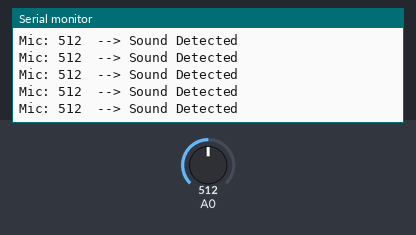
The sketch below on a simulated Arduino Uno, built with avr-gcc and run on an emulated ATmega328P. Parts: the last lines printed to the serial monitor. The inputs (shaded band) are chosen by the test bench; at power-on: A0 = 512.

Above: at 1.2 s.
1.3 s: A0 set to 357
At 1.31 s:
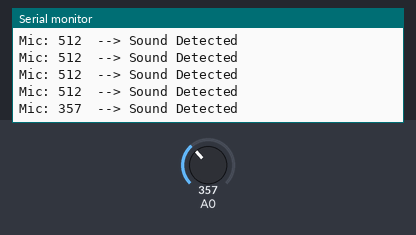
2.8 s: A0 set to 341
At 2.82 s:
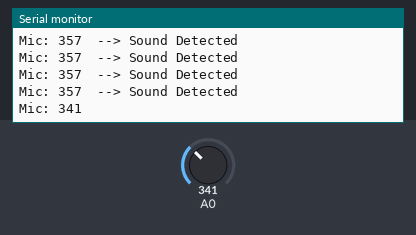

The sketch:

Mic_jun11a.ino
```cpp
const int THRESHOLD = 350;

void setup() {
  Serial.begin(9600);
}

void loop() {
  int micValue = analogRead(A0);

  Serial.print("Mic: ");
  Serial.print(micValue);

  if (micValue > THRESHOLD) {
    Serial.println("  --> Sound Detected");
  } else {
    Serial.println();
  }

  delay(100);
}
```

Measured:
- the behaviour switches between 351 and 350 on A0 (found by bisection; images 1 and 2)
- after the input at 1.3 s, the serial monitor: prints a new line at once (image 1)
- after the input at 2.8 s, the serial monitor: prints a new line at once (image 2)
